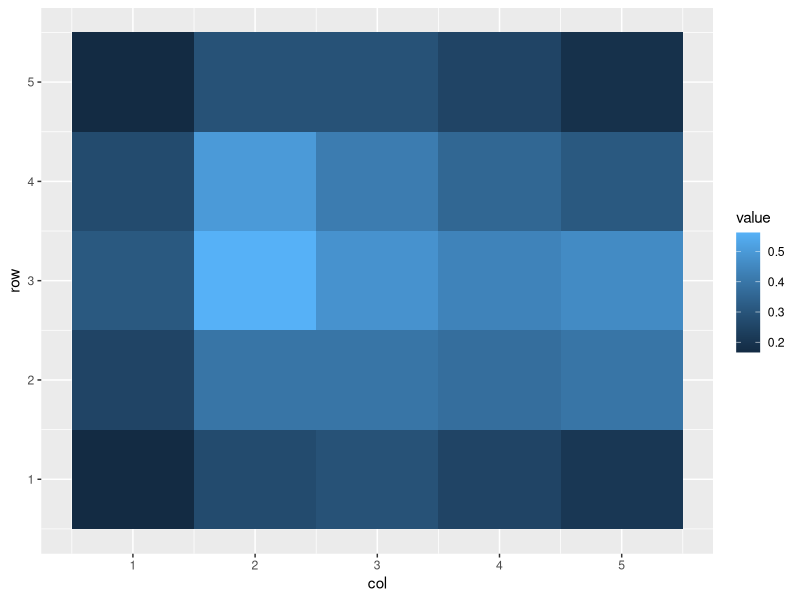

R code for this plot:
library("ggplot2")
data = read.csv(file = "data/test.txt", sep = " ");
data
heatmap <- ggplot(data = data, mapping = aes(x = col,
                                                  y = row,
                                                  fill = value)) +
  geom_tile()

heatmap

